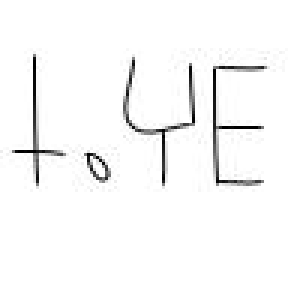
#> input picture data/texte amazigh.jpg, 100 x 100 px, found by its file name (shown 3 times larger)
$ jupyter execute 'test split.ipynb'   (shell and % lines are left out)
#> lines starting #> are read from the running program, lines starting #| are printed output that depends on the picture
[cell 1]
import numpy as np
import cv2

[cell 2]
import matplotlib.pyplot as plt

[cell 3]
img=cv2.imread('/Users/yassir2/code/Yassirbenj/amazigh2/data/texte amazigh.jpg')
#> img is the input picture: shape (100, 100, 3); min 0, max 255, mean 248.2
plt.imshow(img)
plt.show()

[cell 4]
img.shape
#> Out = (100, 100, 3)

[cell 5]
new_img=img[:,:,1]

[cell 6]
plt.imshow(new_img)
plt.show()

[cell 7]
import pandas as pd

[cell 8]
df=pd.DataFrame(new_img)
#> df = table of 100 rows and 100 columns

[cell 9]
np.unique(new_img,return_counts=True)

[cell 10]
for i in range (0,100):
    print(i,np.diff(new_img[i,:]))
#> this loop made 100 passes
#> (printed output is left out)

[cell 11]
np.where(np.diff(new_img[16,:]))[0]+1
#> Out = 45 values from 9 to 96

[cell 12]
split_imgs=np.split(new_img, np.where(np.diff(new_img[:,:]))[0]+1,axis=1)
#> split_imgs = 2005 items

[cell 13]
len(split_imgs)
#> Out = 2005

[cell 14]
for img in split_imgs:
    plt.imshow(img)
    plt.show()
#> this loop made 2005 passes
#> pass 1, `plt.show()`:
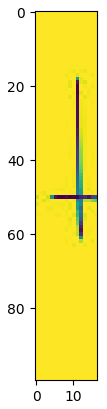
#> figure drawn by matplotlib, 1 panel
#> pass 2, `plt.show()`:
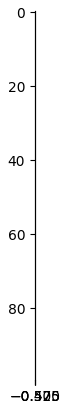
#> figure drawn by matplotlib, 1 panel

[cell 15]
split_imgs=np.split(new_img,np.where(new_img[16,:]==255)[0],axis=1)
#> split_imgs = 70 items

[cell 16]
for img in split_imgs:
    plt.imshow(img)
    plt.show()
#> this loop made 70 passes
#> img on pass 1: empty array
#> pass 2, `plt.show()`:
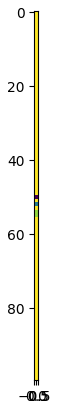
#> figure drawn by matplotlib, 1 panel
